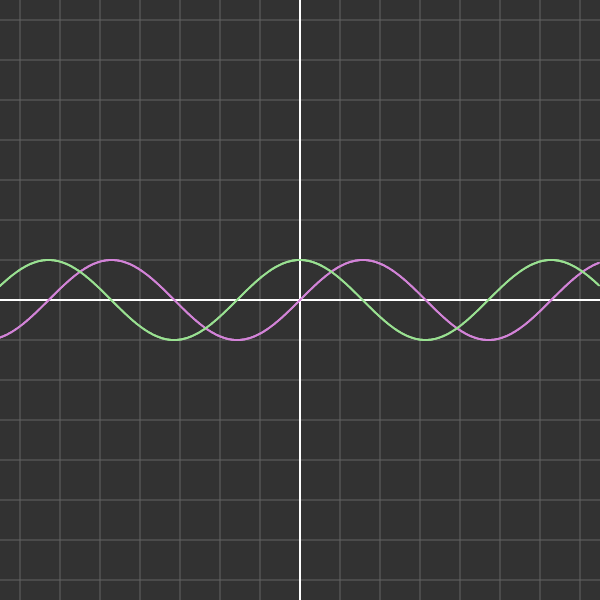
Frame 1 (no input)
Frame 60 (no input): identical to frame 1, image omitted
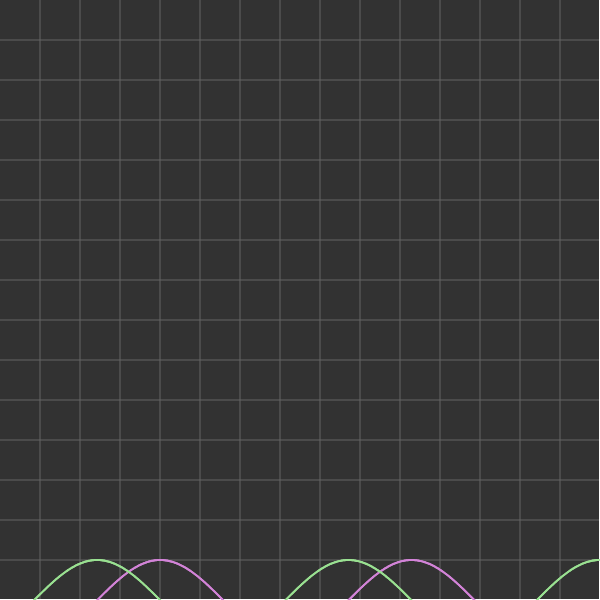
Frame 120 (the mouse pressed at the canvas centre since frame 60)

The p5.js sketch that drew these frames (run headless with seeded random() and noise() and a simulated clock; from frame 60 on, the mouse is pressed at the canvas centre):

// p5.js sketch
// ── sketch.js
let pX, pY;
let offsetX = 0, offsetY = 0, mX, mY;
let plane; 
let u = new Point(5,7);
let v = new Point(3,-5);
let c, d;

function myFx(x){
    //return (1/(1+Math.exp(-x)));
    return Math.sin(x);
}

function init(){
    pX = Math.floor(Math.random()*2 - 1);
    pY = Math.floor(Math.random()*2 - 1);
}

function reset(){
    background(50);
    plane = new OXY(height, width);
    plane.drawPlane(offsetX,offsetY);
}

function setup(){
    createCanvas(600,600);
    frameRate(30);
    init();
    reset();
    c = color(random(100, 255), random(100, 255), random(100, 255));
    d = color(random(100, 255), random(100, 255), random(100, 255));

}

function draw(){
    plane.drawPlane();
    plane.plot(myFx,c);
    plane.derivePlot(myFx, d);
}
// ── cartesian.js
class Point{
    constructor(px,py){
        //Real position
        this.x = px;
        this.y = py;
    }
}

function mapX(x, sp, of){
    return (x * sp + of);
}

function mapY(y, sp, of){
    return (-1)*(y * sp - of);
}

function unMapX(i, sp, of){
    return (i-of)/sp;
}

class OXY{
    constructor(he,wi){
        this.height = he;
        this.width = wi;
        this.offsetX = this.width/2;
        this.offsetY = this.height/2;
        this.mX = 0;
        this.mY = 0;
        this.spacingX = 40;
        this.spacingY = 40;
    }

    drawPlane(){
        background(50); 
        let dx = mouseX - this.mX;
        let dy = mouseY - this.mY;
        this.mX = mouseX;
        this.mY = mouseY;
        if (mouseIsPressed){
            this.offsetX += dx;
            this.offsetY += dy;
        }
        if (keyIsPressed){
            switch (key) {
                case 'x' :
                    this.spacingX +=1;
                break;	
                case 'y' :
                    this.spacingY +=1;
                break;	
                case 'z' :{
                    this.spacingX +=1;
                    this.spacingY +=1;
                }
                break;	
                case 'X' :
                    if (this.spacingX>5){
                        this.spacingX -=1;
                    }
                break;	
                case 'Y' :
                    if (this.spacingY>5){
                        this.spacingY -=1;
                    }                
                break;	
                case 'Z' :{
                    if ((this.spacingX>5) && (this.spacingY>5)){
                        this.spacingX -=1;
                        this.spacingY -=1;
                    }
                }
                break;	
            }
        }
        //minor grid
        strokeWeight(1);
        stroke(100);
        for(let i=this.offsetX; i< this.width; i+=this.spacingX){
            line(i, this.height,i , 0);
        }
        for(let i=this.offsetX; i> 0; i -= this.spacingX){
            line(i, this.height,i , 0);
        }
        for(let j=this.offsetY; j< this.height; j+=this.spacingY){
            line(0, j, width, j);
        }
        for(let j=this.offsetY; j> 0; j -= this.spacingY){
            line(0, j, width, j);
        }
        //major grid
        stroke(255);
        strokeWeight(2);
        line(this.offsetX,0,this.offsetX, this.height);   //Oy
        line(0, this.offsetY,this.width, this.offsetY);   //Ox
    }

    drawPoint(u){
        fill(255);
        ellipse(mapX(u.x, this.spacingX, this.offsetX), mapY(u.y, this.spacingY, this.offsetY), 2);
    }

    drawSegment(u,v){
        line(mapX(u.x, this.spacingX, this.offsetX), mapY(u.y, this.spacingY, this.offsetY), mapX(v.x, this.spacingX, this.offsetX), mapY(v.y, this.spacingY, this.offsetY));
    }

    plot(fn, c){
        stroke(c);
        let t = new Point();
        for (let i = 0; i<this.width; i+=1){
            let k = unMapX(i, this.spacingX, this.offsetX);
            let u = new Point(k, fn(k));
            //this.drawPoint(u);
            line(mapX(t.x, this.spacingX, this.offsetX), mapY(t.y, this.spacingY, this.offsetY), mapX(k, this.spacingX, this.offsetX), mapY(fn(k), this.spacingY, this.offsetY));
            t = u;
        }
    }

    derivePlot(fn,c){
        let dx = 0.01;
        let res;
        stroke(c);
        let t = new Point();
        for (let i = 0; i<this.width; i+=1){
            let k = unMapX(i, this.spacingX, this.offsetX);
            res = (fn(k+dx)-fn(k))/dx;
            let u = new Point(k, res);
            //this.drawPoint(u);
            line(mapX(t.x, this.spacingX, this.offsetX), mapY(t.y, this.spacingY, this.offsetY), mapX(k, this.spacingX, this.offsetX), mapY(res, this.spacingY, this.offsetY));
            t = u;
        }
    }

}
